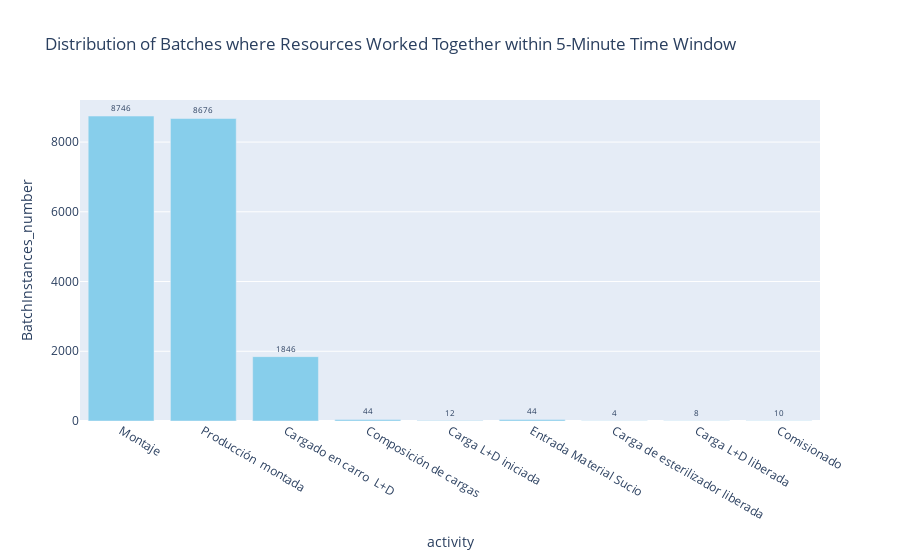

Source (notebook cell):
### Code cell
cypher_activity_working_together= """
MATCH (u:Resource)-[:CORR]->(n:BatchInstance),
      (u1:Resource)-[:CORR]->(n1:BatchInstance)
WHERE n.activity = n1.activity AND u <> u1
AND (n.earliest_timestamp <= n1.latest_timestamp AND n.latest_timestamp >= n1.earliest_timestamp)
AND abs(duration.inSeconds(n.earliest_timestamp, n1.earliest_timestamp).seconds) <= 300
RETURN distinct n.activity as activity, count(n) as BatchInstances_number
 """

def activity_working_together(uri, username, password, cypher_activity_working_together):
    driver = GraphDatabase.driver(uri, auth=(username, password))
    with driver.session() as session:
        result = session.run(cypher_activity_working_together)
        data = result.data()
        return data
    
results_cypher_activity_working_together = activity_working_together(uri, username, password, cypher_activity_working_together)

fig = px.bar(results_cypher_activity_working_together, x='activity', y='BatchInstances_number', 
             labels={'n.activity': 'Activity', 'count(n)': 'Number of Batches'},
             title='Distribution of Batches where Resources Worked Together within 5-Minute Time Window')

fig.update_traces(texttemplate='%{y}', textposition='outside', textfont_size=8)

fig.update_traces(marker_color='skyblue')

fig.show()

### Figure 1 — Plotly figure (JSON) as saved in the notebook; plotly's stock layout.template omitted (floating-point values rounded to 4 significant figures)
{"data": [{"alignmentgroup": "True", "hovertemplate": "activity=%{x}<br>BatchInstances_number=%{y}<extra></extra>", "legendgroup": "", "marker": {"color": "skyblue", "pattern": {"shape": ""}}, "name": "", "offsetgroup": "", "orientation": "v", "showlegend": false, "textfont": {"size": 8}, "textposition": "outside", "texttemplate": "%{y}", "type": "bar", "x": ["Montaje", "Producción  montada", "Cargado en carro  L+D", "Composición de cargas", "Carga L+D iniciada", "Entrada Material Sucio", "Carga de esterilizador liberada", "Carga L+D liberada", "Comisionado"], "xaxis": "x", "y": [8746, 8676, 1846, 44, 12, 44, 4, 8, 10], "yaxis": "y"}], "layout": {"barmode": "relative", "legend": {"tracegroupgap": 0}, "title": {"text": "Distribution of Batches where Resources Worked Together within 5-Minute Time Window"}, "xaxis": {"anchor": "y", "domain": [0, 1], "title": {"text": "activity"}}, "yaxis": {"anchor": "x", "domain": [0, 1], "title": {"text": "BatchInstances_number"}}}}
